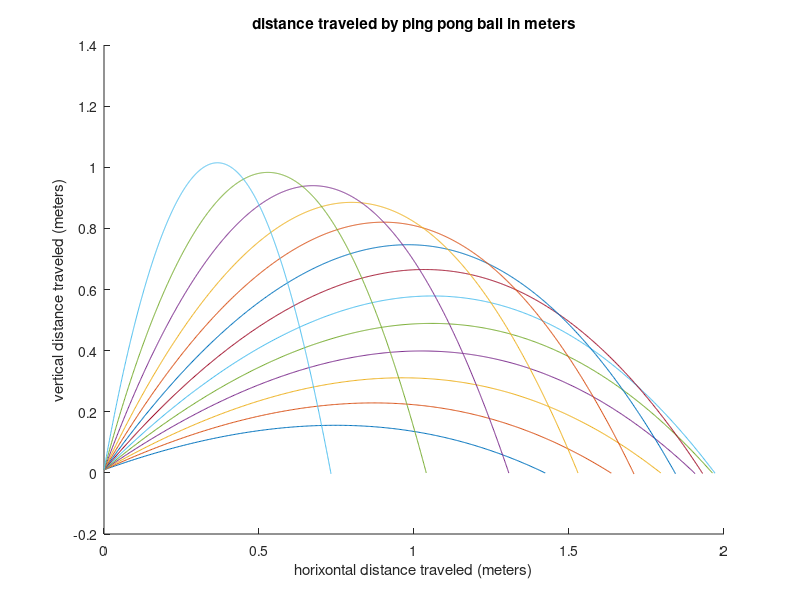
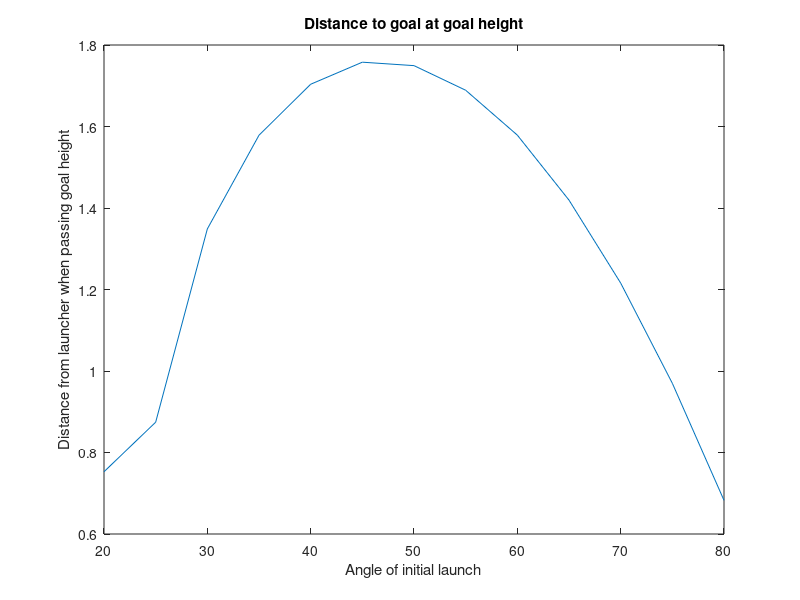

Reproduce these figures in MATLAB, in order. (Note: this script raises an error after producing the figures.)
% Create a program to plot the motion of the ping pong ball with drag. 
% The program will take inputs for velocity in m/s and angle of launch.
% note that with a high speed camera I estmated a launch speed for a ping
% pong ball could be 30 m/s.  

angle = 20:5:80;
angle = angle*pi/180;
rangeAngle=length(angle);
velStart = input('Input velocity in m/s: ');

hold on
for i=1:rangeAngle
    % set initial position and time
    x=[];
    y=[];
    time=[];
    vel=velStart;
    VelocityX=[];
    VelocityY=[];
    x(1)=0; % meters
    y(1)=.01;  % meters
    time(1)=0; % seconds
    mass=.00247; %kg  ping pong ball .00247 Kg
    g=-9.8; % m/sec^2
    c=-0.0005; % coefficient of drag where Re is between 10^3 and 10^5
     % so I can load an array for plotting
    % start to increment the motion

    index=1; % so I can load an array for plotting
    thisAngle=angle(i);
    velx=vel*cos(thisAngle);
    VelocityX(1)=velx;
    vely=vel*sin(thisAngle);
    VelocityY(1)=vely;
    % set a time step
    deltaTime=.001; % seconds
    height=y(1);
    flag=0;




    while height>=0 % check that the ball has not hit ground yet 
        index=index+1; % setup and index

        % *******************************************************
        % break velocity into its components
        % *******************************************************
        velx = vel*cos(thisAngle);
        vely = vel*sin(thisAngle);

        % *******************************************************
        % use an if/else statement to check to see if the ball is moving 
        % down (negative). If it is, then drag has an opposite sign
        % as gravity in the acceleration formula.  Otherwise gravity
        % and drag have the same sign. Calculate the new acceleration in the y.
        % *******************************************************
        if (vely < 0)
           acc_y = g + ((-c*(vely*vely))/mass);
        else
           acc_y = g + ((c*(vely*vely))/mass);
        end
        % *******************************************************
        % Now calculate the acceleration in the x .
        % *******************************************************
        acc_x = (c * (velx*velx))/mass;
        % *****************************************************
        % calculate the new velocity at the end of the time step
        % this will have X and Y components, so you need a variable
        % for each.  One is velFinalX and the other is velFinalY.
        % *******************************************************
        velFinalX = velx + acc_x*deltaTime;
        velFinalY = vely + acc_y*deltaTime;

        % ******************************************************
        % Get a new velocity vector and angle given the X and Y
        % The velocity is the variable "vel" and angle is "thisAngle"
        %*******************************************************
        vel = sqrt(velFinalX*velFinalX + velFinalY*velFinalY);
        thisAngle = atan(velFinalY/velFinalX);

        % now save my values at this time step
        time(index)=time(index-1)+deltaTime;
        VelocityX(index)=velFinalX;
        VelocityY(index)=velFinalY;

        % and distance numbers
        distX=velx*deltaTime;
        distY=vely*deltaTime;

        % save distance values 
        x(index)=x(index-1)+distX;
        y(index)=y(index-1)+distY;
        height=y(index);

        if distY < 0 && flag <=1
            if height < .25
                disp(distY)
                fprintf('goal height detected at distance %.2f meters.', x(index));
                flag = 2;
                LandingDistance(i)=x(index);
            end
        end
    end

    outputArray = [x;y];
    outputArray = outputArray';

    plot(x,y)
    title('distance traveled by ping pong ball in meters')
    xlabel('horixontal distance traveled (meters)')
    ylabel('vertical distance traveled (meters)')
end
hold off


figure
angleDeg = (angle.*180)./pi;
plot(angleDeg, LandingDistance);
title('Distance to goal at goal height');
xlabel('Angle of initial launch');
ylabel('Distance from launcher when passing goal height');

newMat = zeros(13, 2);
for i = 1:1:13
   newMat(i, 1) = angleDeg(i);
   newMat(i, 2) = LandingDistance(i);
end
writematrix(newMat, "LinearModel.xlsx")
